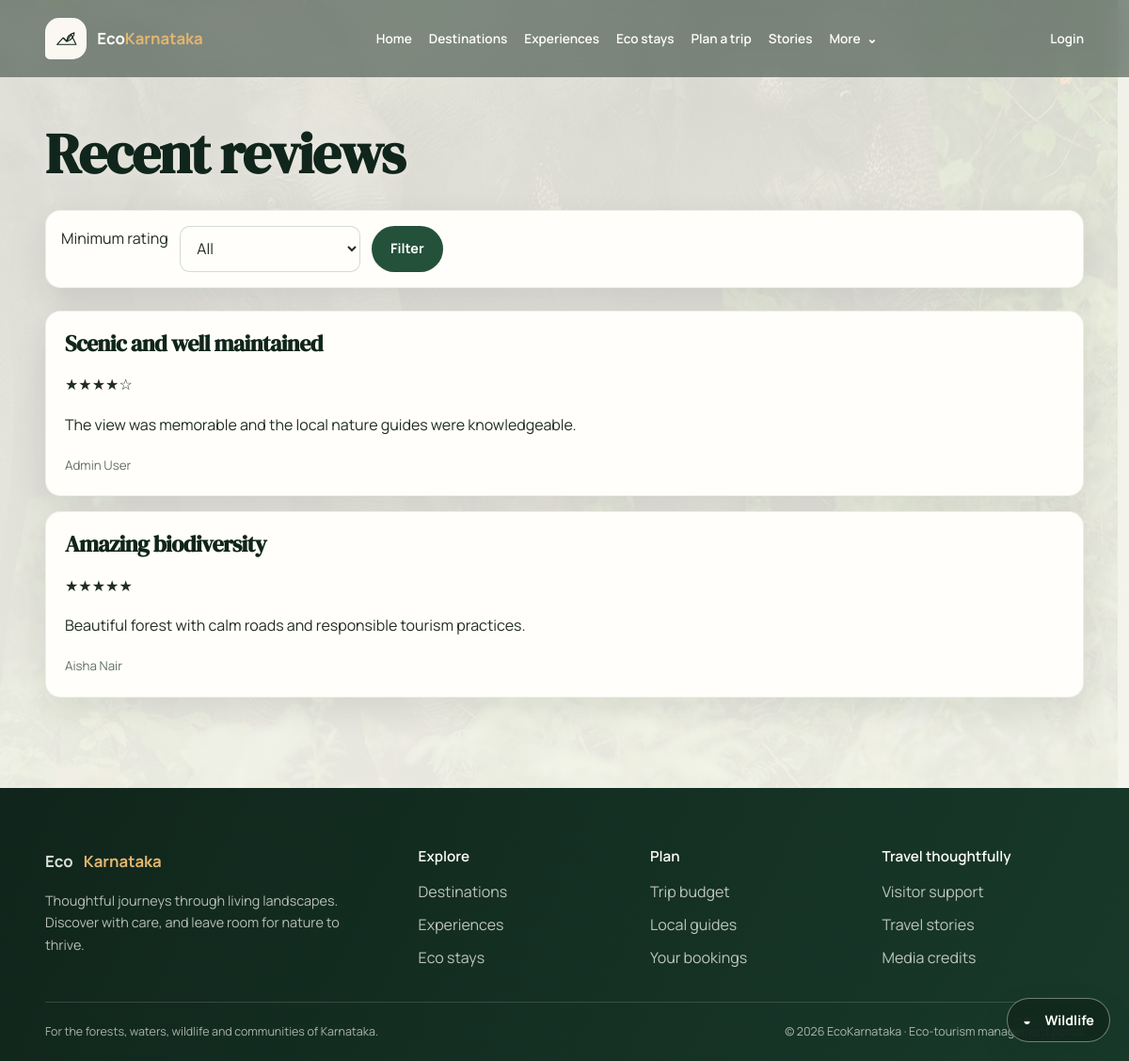
The app's page /reviews, older data.
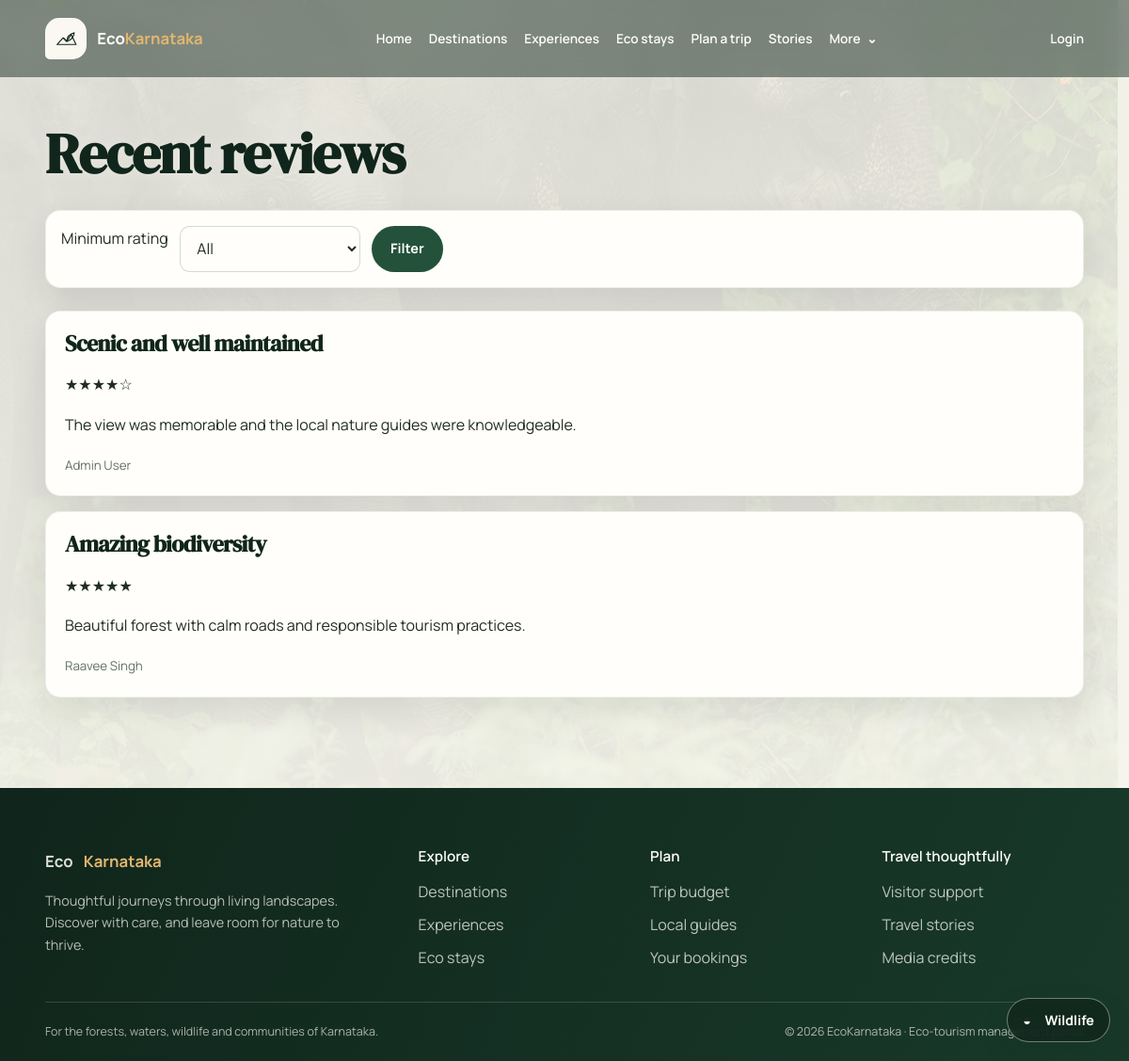
The same page, newer data.
### app/models.py (models this page shows)
class Review(SQLModel, table=True):
    id: Optional[int] = Field(default=None, primary_key=True)
    user_id: int = Field(foreign_key="user.id")
    place_id: int = Field(foreign_key="place.id")
    stay_id: Optional[int] = Field(default=None, foreign_key="stay.id")
    guide_id: Optional[int] = Field(default=None, foreign_key="guide.id")
    activity_id: Optional[int] = Field(default=None, foreign_key="activity.id")
    rating: int
    title: str
    comment: str
    created_at: datetime = Field(default_factory=datetime.utcnow)

class User(SQLModel, table=True):
    id: Optional[int] = Field(default=None, primary_key=True)
    name: str
    email: str = Field(index=True, unique=True)
    phone: str
    hashed_password: str
    role: str = "visitor"
    is_active: bool = True
    created_at: datetime = Field(default_factory=datetime.utcnow)

### app/routers/reviews.py (the view)
@router.get("/reviews")
def reviews_page(request: Request, db: Session = Depends(get_db), rating: int = 0):
    user = get_current_user_optional(request, db)
    statement = select(Review).order_by(Review.created_at.desc())
    if rating:
        statement = statement.where(Review.rating == rating)
    reviews = db.exec(statement).all()
    review_rows = []
    for review in reviews:
        reviewer = db.get(User, review.user_id)
        review_rows.append({
            "id": review.id,
            "title": review.title,
            "comment": review.comment,
            "rating": review.rating,
            "user": {"name": reviewer.name if reviewer else "Visitor"},
        })
    places = db.exec(select(Place).where(Place.status == "approved")).all()
    return request.app.state.templates.TemplateResponse(
        "reviews.html",
        {"request": request, "user": user, "reviews": review_rows, "places": places, "rating": rating},
    )

### app/templates/reviews.html (shortened to what this page needs)
{% extends "base.html" %}
{% block content %}
<h1>Recent reviews</h1>
<form method="get" action="/reviews" class="filters">
  <label>Minimum rating</label>
  <select name="rating">
    <option value="0">All</option>
  </select>
  <button type="submit">Filter</button>
</form>
{% for review in reviews %}
  <article class="review-item">
    <h3>{{ review.title }}</h3>
    <p>{{ '★' * review.rating }}{{ '☆' * (5 - review.rating) }}</p>
    <p>{{ review.comment }}</p>
    <small>{{ review.user.name if review.user else 'Visitor' }}</small>
  </article>
{% endfor %}
{% endblock %}

Row changes from the older to the newer data that the page shows:
changed through a linked row, Review "Amazing biodiversity": user "Aisha Nair" → "Raavee Singh"
